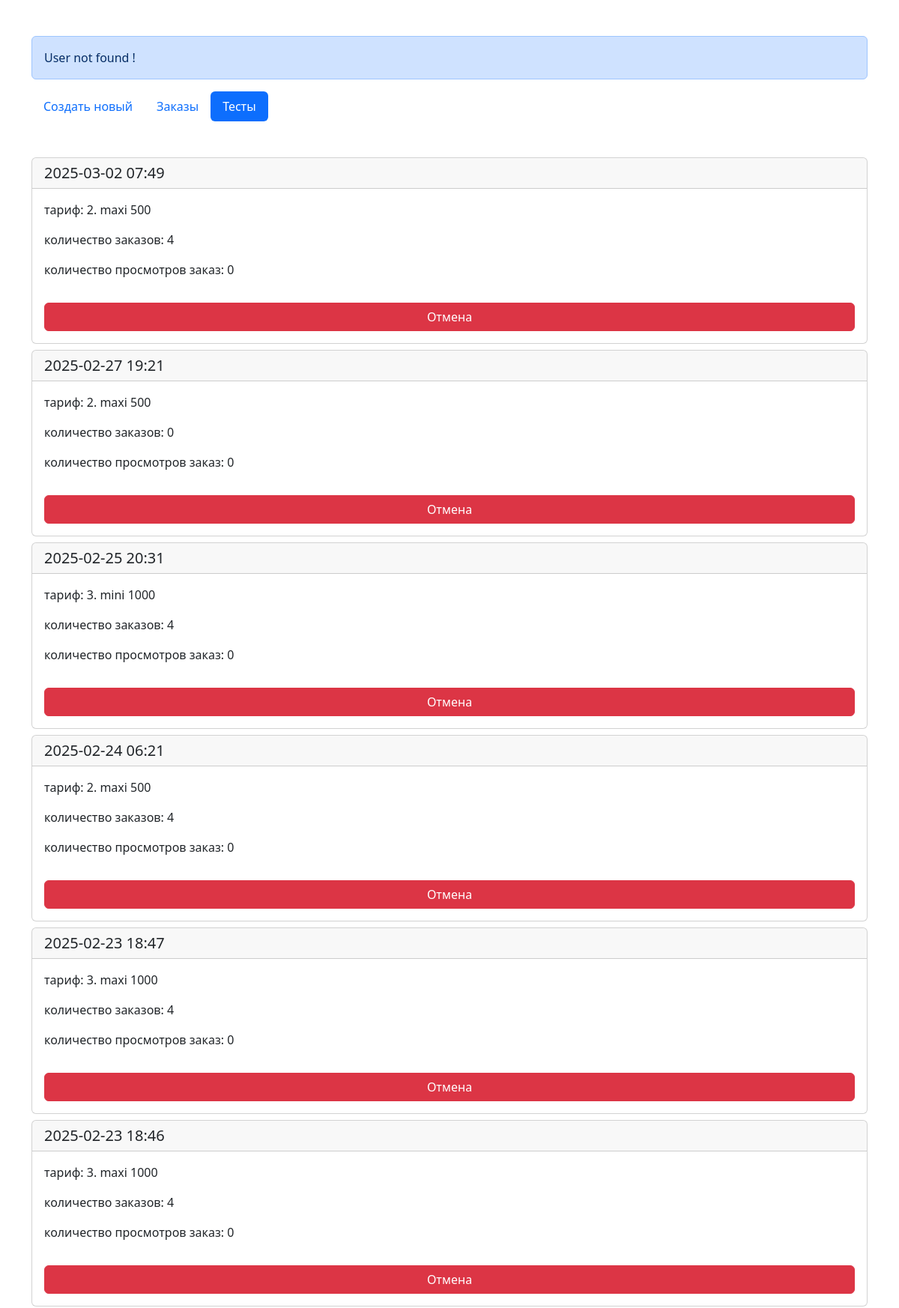
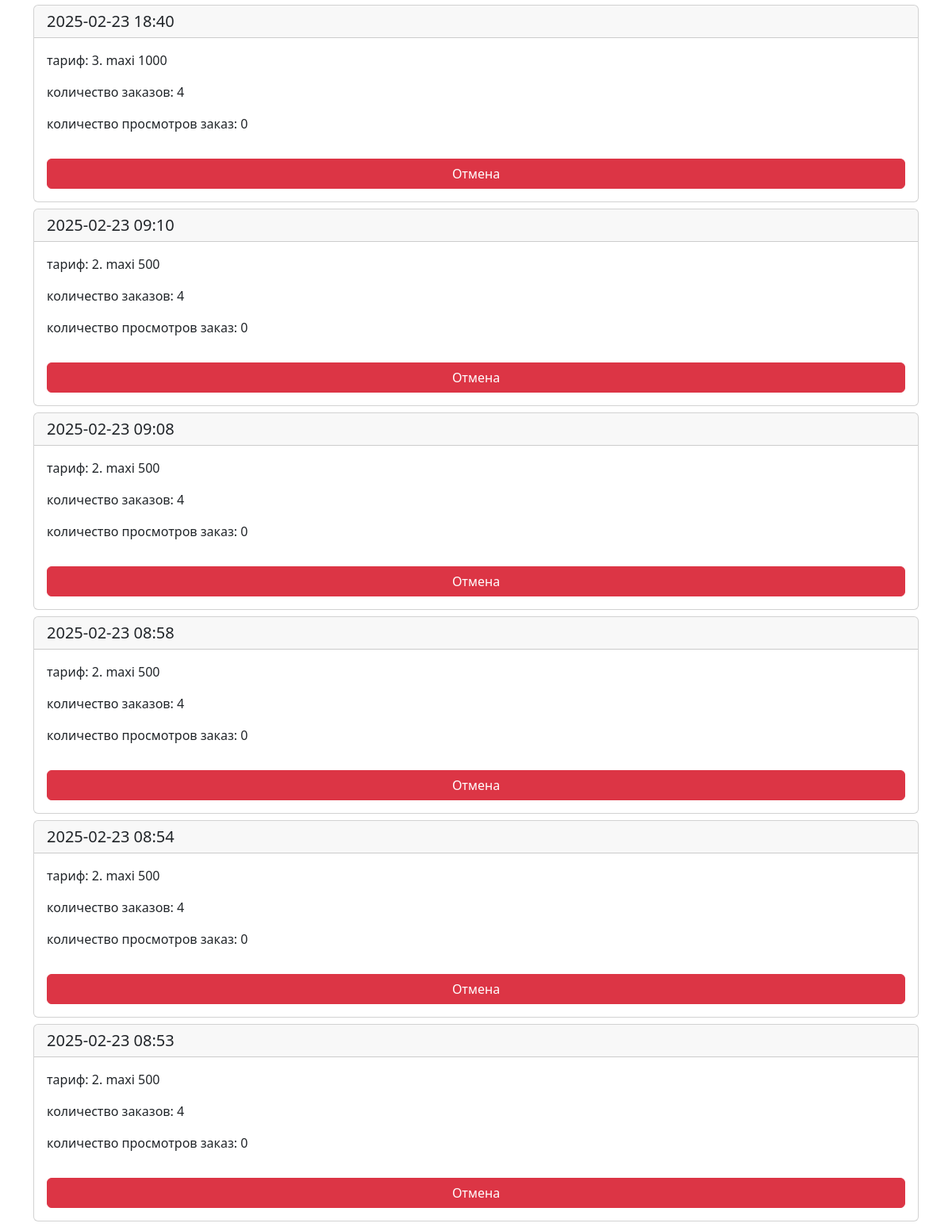
The app's page /app/test_orders/ (upper part) with its own data (2 pictures, top to bottom).
### main/models.py (models this page shows, shortened)
class Order(models.Model):
    date = models.DateTimeField(auto_now_add=True, blank=True, null=True)
    tarif = models.ForeignKey(Tarif, on_delete=models.SET_NULL, blank=True, null=True)
    client = models.ForeignKey(Client, on_delete=models.SET_NULL, blank=True, null=True)
    orders = models.TextField(blank=True, null=True)
    jap_orders = models.TextField(blank=True, null=True)
    for_test = models.BooleanField(default=False)
    publication = models.IntegerField("Публикаций", default=0)
    @property
    def count_orders(self):
        orders = self.orders.split(',') if self.orders else ','
        return orders.__len__()-1
    @property
    def count_jap_orders(self):
        orders = self.jap_orders.split(',') if self.jap_orders else ','
        return orders.__len__()-1

class Tarif(models.Model):
    name = models.CharField("Название тарифа", max_length=250)
    like = models.IntegerField("Лайков", default=0)
    like_speed = models.IntegerField("Скорость. Лайков", default=0)
    coverage = models.IntegerField("Охват", default=0)
    coverage_speed = models.IntegerField("Скорость. Охват", default=0)
    saved = models.IntegerField("Сохраненные", default=0)
    saved_speed = models.IntegerField("Скорость. Сохраненные", default=0)
    class Meta:
        verbose_name = "Тариф"
        verbose_name_plural = "Тарифы"
        ordering = ['name']

### main/views.py (the view)
# urls.py: path('test_orders/', test_orders, name='test_orders'),
def test_orders(request):
    orders = Order.objects.filter(for_test=True).order_by('-id')
    return render(request, 'tests.html', {'orders': orders})

### templates/tests.html (shortened to what this page needs)
<!DOCTYPE html>
<html lang="en">
<head>
    <link href="https://cdn.jsdelivr.net/npm/bootstrap@5.3.3/dist/css/bootstrap.min.css" rel="stylesheet">
</head>
<body>
    <div id="error" class="mt-5 container">
        <div class="alert alert-primary fade show" role="alert">
            User not found !
        </div>
    </div>
    <div class="container" id="main_content">
        <ul class="nav nav-pills mt-3">
            <li class="nav-item">
                <a class="nav-link" href="/app/">Создать новый</a>
            </li>
            <li class="nav-item">
                <a class="nav-link" href="/app/orders/">Заказы</a>
            </li>
            <li class="nav-item">
                <a class="nav-link active" href="#">Тесты</a>
            </li>
        </ul>
        <div class="cards mt-5">
            {% for order in orders %}
                <div class="card mb-2">
                    <h5 class="card-header">{{order.date|date:'Y-m-d H:i'}}</h5>
                    <div class="card-body">
                        <p class="card-text">тариф: {{order.tarif.name}}</p>
                        <p class="card-text">количество заказов: {{order.count_orders}}</p>
                        <p class="card-text">количество просмотров заказ: {{order.count_jap_orders}}</p>
                        <button type="button" class="btn btn-danger w-100 mt-3" data-bs-toggle="modal" data-bs-target="#exampleModal{{order.id}}">Отмена</button>
                    </div>
                </div>
            {% endfor %}
        </div>
    </div>
</body>
</html>

### records on screen
Order: date "2025-03-02 07:49", tarif.name "2. maxi 500", count_orders "4", count_jap_orders "0"
Order: date "2025-02-27 19:21", tarif.name "2. maxi 500", count_orders "0", count_jap_orders "0"
Order: date "2025-02-25 20:31", tarif.name "3. mini 1000", count_orders "4", count_jap_orders "0"
Order: date "2025-02-24 06:21", tarif.name "2. maxi 500", count_orders "4", count_jap_orders "0"
Order: date "2025-02-23 18:47", tarif.name "3. maxi 1000", count_orders "4", count_jap_orders "0"
Order: date "2025-02-23 18:46", tarif.name "3. maxi 1000", count_orders "4", count_jap_orders "0"
Order: date "2025-02-23 18:40", tarif.name "3. maxi 1000", count_orders "4", count_jap_orders "0"
Order: date "2025-02-23 09:10", tarif.name "2. maxi 500", count_orders "4", count_jap_orders "0"
Order: date "2025-02-23 09:08", tarif.name "2. maxi 500", count_orders "4", count_jap_orders "0"
Order: date "2025-02-23 08:58", tarif.name "2. maxi 500", count_orders "4", count_jap_orders "0"
Order: date "2025-02-23 08:54", tarif.name "2. maxi 500", count_orders "4", count_jap_orders "0"
Order: date "2025-02-23 08:53", tarif.name "2. maxi 500", count_orders "4", count_jap_orders "0"
